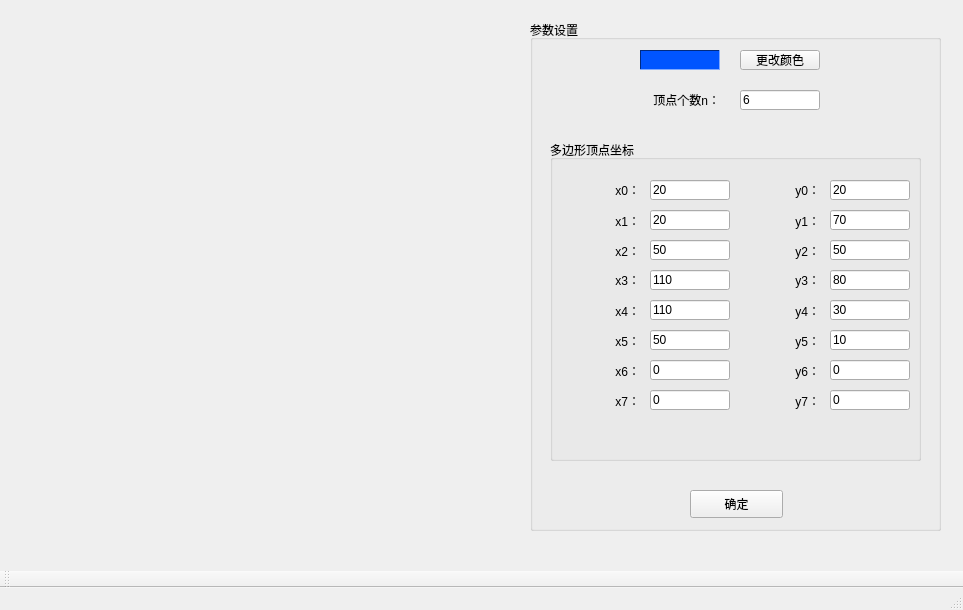
<?xml version="1.0" encoding="UTF-8"?>
<ui version="4.0">
 <class>MainWindow</class>
 <widget class="QMainWindow" name="MainWindow">
  <property name="geometry">
   <rect>
    <x>0</x>
    <y>0</y>
    <width>963</width>
    <height>610</height>
   </rect>
  </property>
  <property name="windowTitle">
   <string>实验7 多边形有序边表算法</string>
  </property>
  <widget class="QWidget" name="centralwidget">
   <widget class="QGroupBox" name="groupBox_set">
    <property name="geometry">
     <rect>
      <x>530</x>
      <y>20</y>
      <width>411</width>
      <height>511</height>
     </rect>
    </property>
    <property name="title">
     <string>参数设置</string>
    </property>
    <widget class="QLabel" name="label_n">
     <property name="geometry">
      <rect>
       <x>110</x>
       <y>70</y>
       <width>80</width>
       <height>20</height>
      </rect>
     </property>
     <property name="layoutDirection">
      <enum>Qt::RightToLeft</enum>
     </property>
     <property name="text">
      <string>顶点个数n：</string>
     </property>
     <property name="alignment">
      <set>Qt::AlignRight|Qt::AlignTrailing|Qt::AlignVCenter</set>
     </property>
    </widget>
    <widget class="QLineEdit" name="lineEdit_n">
     <property name="geometry">
      <rect>
       <x>210</x>
       <y>70</y>
       <width>80</width>
       <height>20</height>
      </rect>
     </property>
     <property name="text">
      <string>6</string>
     </property>
    </widget>
    <widget class="QFrame" name="frame_color">
     <property name="geometry">
      <rect>
       <x>110</x>
       <y>30</y>
       <width>80</width>
       <height>20</height>
      </rect>
     </property>
     <property name="palette">
      <palette>
       <active>
        <colorrole role="WindowText">
         <brush brushstyle="SolidPattern">
          <color alpha="255">
           <red>0</red>
           <green>0</green>
           <blue>0</blue>
          </color>
         </brush>
        </colorrole>
        <colorrole role="Button">
         <brush brushstyle="SolidPattern">
          <color alpha="255">
           <red>0</red>
           <green>85</green>
           <blue>255</blue>
          </color>
         </brush>
        </colorrole>
        <colorrole role="Light">
         <brush brushstyle="SolidPattern">
          <color alpha="255">
           <red>127</red>
           <green>170</green>
           <blue>255</blue>
          </color>
         </brush>
        </colorrole>
        <colorrole role="Midlight">
         <brush brushstyle="SolidPattern">
          <color alpha="255">
           <red>63</red>
           <green>127</green>
           <blue>255</blue>
          </color>
         </brush>
        </colorrole>
        <colorrole role="Dark">
         <brush brushstyle="SolidPattern">
          <color alpha="255">
           <red>0</red>
           <green>42</green>
           <blue>127</blue>
          </color>
         </brush>
        </colorrole>
        <colorrole role="Mid">
         <brush brushstyle="SolidPattern">
          <color alpha="255">
           <red>0</red>
           <green>56</green>
           <blue>170</blue>
          </color>
         </brush>
        </colorrole>
        <colorrole role="Text">
         <brush brushstyle="SolidPattern">
          <color alpha="255">
           <red>0</red>
           <green>0</green>
           <blue>0</blue>
          </color>
         </brush>
        </colorrole>
        <colorrole role="BrightText">
         <brush brushstyle="SolidPattern">
          <color alpha="255">
           <red>255</red>
           <green>255</green>
           <blue>255</blue>
          </color>
         </brush>
        </colorrole>
        <colorrole role="ButtonText">
         <brush brushstyle="SolidPattern">
          <color alpha="255">
           <red>0</red>
           <green>0</green>
           <blue>0</blue>
          </color>
         </brush>
        </colorrole>
        <colorrole role="Base">
         <brush brushstyle="SolidPattern">
          <color alpha="255">
           <red>255</red>
           <green>255</green>
           <blue>255</blue>
          </color>
         </brush>
        </colorrole>
        <colorrole role="Window">
         <brush brushstyle="SolidPattern">
          <color alpha="255">
           <red>0</red>
           <green>85</green>
           <blue>255</blue>
          </color>
         </brush>
        </colorrole>
        <colorrole role="Shadow">
         <brush brushstyle="SolidPattern">
          <color alpha="255">
           <red>0</red>
           <green>0</green>
           <blue>0</blue>
          </color>
         </brush>
        </colorrole>
        <colorrole role="AlternateBase">
         <brush brushstyle="SolidPattern">
          <color alpha="255">
           <red>127</red>
           <green>170</green>
           <blue>255</blue>
          </color>
         </brush>
        </colorrole>
        <colorrole role="ToolTipBase">
         <brush brushstyle="SolidPattern">
          <color alpha="255">
           <red>255</red>
           <green>255</green>
           <blue>220</blue>
          </color>
         </brush>
        </colorrole>
        <colorrole role="ToolTipText">
         <brush brushstyle="SolidPattern">
          <color alpha="255">
           <red>0</red>
           <green>0</green>
           <blue>0</blue>
          </color>
         </brush>
        </colorrole>
        <colorrole role="PlaceholderText">
         <brush brushstyle="SolidPattern">
          <color alpha="128">
           <red>0</red>
           <green>0</green>
           <blue>0</blue>
          </color>
         </brush>
        </colorrole>
       </active>
       <inactive>
        <colorrole role="WindowText">
         <brush brushstyle="SolidPattern">
          <color alpha="255">
           <red>0</red>
           <green>0</green>
           <blue>0</blue>
          </color>
         </brush>
        </colorrole>
        <colorrole role="Button">
         <brush brushstyle="SolidPattern">
          <color alpha="255">
           <red>0</red>
           <green>85</green>
           <blue>255</blue>
          </color>
         </brush>
        </colorrole>
        <colorrole role="Light">
         <brush brushstyle="SolidPattern">
          <color alpha="255">
           <red>127</red>
           <green>170</green>
           <blue>255</blue>
          </color>
         </brush>
        </colorrole>
        <colorrole role="Midlight">
         <brush brushstyle="SolidPattern">
          <color alpha="255">
           <red>63</red>
           <green>127</green>
           <blue>255</blue>
          </color>
         </brush>
        </colorrole>
        <colorrole role="Dark">
         <brush brushstyle="SolidPattern">
          <color alpha="255">
           <red>0</red>
           <green>42</green>
           <blue>127</blue>
          </color>
         </brush>
        </colorrole>
        <colorrole role="Mid">
         <brush brushstyle="SolidPattern">
          <color alpha="255">
           <red>0</red>
           <green>56</green>
           <blue>170</blue>
          </color>
         </brush>
        </colorrole>
        <colorrole role="Text">
         <brush brushstyle="SolidPattern">
          <color alpha="255">
           <red>0</red>
           <green>0</green>
           <blue>0</blue>
          </color>
         </brush>
        </colorrole>
        <colorrole role="BrightText">
         <brush brushstyle="SolidPattern">
          <color alpha="255">
           <red>255</red>
           <green>255</green>
           <blue>255</blue>
          </color>
         </brush>
        </colorrole>
        <colorrole role="ButtonText">
         <brush brushstyle="SolidPattern">
          <color alpha="255">
           <red>0</red>
           <green>0</green>
           <blue>0</blue>
          </color>
         </brush>
        </colorrole>
        <colorrole role="Base">
         <brush brushstyle="SolidPattern">
          <color alpha="255">
           <red>255</red>
           <green>255</green>
           <blue>255</blue>
          </color>
         </brush>
        </colorrole>
        <colorrole role="Window">
         <brush brushstyle="SolidPattern">
          <color alpha="255">
           <red>0</red>
           <green>85</green>
           <blue>255</blue>
          </color>
         </brush>
        </colorrole>
        <colorrole role="Shadow">
         <brush brushstyle="SolidPattern">
          <color alpha="255">
           <red>0</red>
           <green>0</green>
           <blue>0</blue>
          </color>
         </brush>
        </colorrole>
        <colorrole role="AlternateBase">
         <brush brushstyle="SolidPattern">
          <color alpha="255">
           <red>127</red>
           <green>170</green>
           <blue>255</blue>
          </color>
         </brush>
        </colorrole>
        <colorrole role="ToolTipBase">
         <brush brushstyle="SolidPattern">
          <color alpha="255">
           <red>255</red>
           <green>255</green>
           <blue>220</blue>
          </color>
         </brush>
        </colorrole>
        <colorrole role="ToolTipText">
         <brush brushstyle="SolidPattern">
          <color alpha="255">
           <red>0</red>
           <green>0</green>
           <blue>0</blue>
          </color>
         </brush>
        </colorrole>
        <colorrole role="PlaceholderText">
         <brush brushstyle="SolidPattern">
          <color alpha="128">
           <red>0</red>
           <green>0</green>
           <blue>0</blue>
          </color>
         </brush>
        </colorrole>
       </inactive>
       <disabled>
        <colorrole role="WindowText">
         <brush brushstyle="SolidPattern">
          <color alpha="255">
           <red>0</red>
           <green>42</green>
           <blue>127</blue>
          </color>
         </brush>
        </colorrole>
        <colorrole role="Button">
         <brush brushstyle="SolidPattern">
          <color alpha="255">
           <red>0</red>
           <green>85</green>
           <blue>255</blue>
          </color>
         </brush>
        </colorrole>
        <colorrole role="Light">
         <brush brushstyle="SolidPattern">
          <color alpha="255">
           <red>127</red>
           <green>170</green>
           <blue>255</blue>
          </color>
         </brush>
        </colorrole>
        <colorrole role="Midlight">
         <brush brushstyle="SolidPattern">
          <color alpha="255">
           <red>63</red>
           <green>127</green>
           <blue>255</blue>
          </color>
         </brush>
        </colorrole>
        <colorrole role="Dark">
         <brush brushstyle="SolidPattern">
          <color alpha="255">
           <red>0</red>
           <green>42</green>
           <blue>127</blue>
          </color>
         </brush>
        </colorrole>
        <colorrole role="Mid">
         <brush brushstyle="SolidPattern">
          <color alpha="255">
           <red>0</red>
           <green>56</green>
           <blue>170</blue>
          </color>
         </brush>
        </colorrole>
        <colorrole role="Text">
         <brush brushstyle="SolidPattern">
          <color alpha="255">
           <red>0</red>
           <green>42</green>
           <blue>127</blue>
          </color>
         </brush>
        </colorrole>
        <colorrole role="BrightText">
         <brush brushstyle="SolidPattern">
          <color alpha="255">
           <red>255</red>
           <green>255</green>
           <blue>255</blue>
          </color>
         </brush>
        </colorrole>
        <colorrole role="ButtonText">
         <brush brushstyle="SolidPattern">
          <color alpha="255">
           <red>0</red>
           <green>42</green>
           <blue>127</blue>
          </color>
         </brush>
        </colorrole>
        <colorrole role="Base">
         <brush brushstyle="SolidPattern">
          <color alpha="255">
           <red>0</red>
           <green>85</green>
           <blue>255</blue>
          </color>
         </brush>
        </colorrole>
        <colorrole role="Window">
         <brush brushstyle="SolidPattern">
          <color alpha="255">
           <red>0</red>
           <green>85</green>
           <blue>255</blue>
          </color>
         </brush>
        </colorrole>
        <colorrole role="Shadow">
         <brush brushstyle="SolidPattern">
          <color alpha="255">
           <red>0</red>
           <green>0</green>
           <blue>0</blue>
          </color>
         </brush>
        </colorrole>
        <colorrole role="AlternateBase">
         <brush brushstyle="SolidPattern">
          <color alpha="255">
           <red>0</red>
           <green>85</green>
           <blue>255</blue>
          </color>
         </brush>
        </colorrole>
        <colorrole role="ToolTipBase">
         <brush brushstyle="SolidPattern">
          <color alpha="255">
           <red>255</red>
           <green>255</green>
           <blue>220</blue>
          </color>
         </brush>
        </colorrole>
        <colorrole role="ToolTipText">
         <brush brushstyle="SolidPattern">
          <color alpha="255">
           <red>0</red>
           <green>0</green>
           <blue>0</blue>
          </color>
         </brush>
        </colorrole>
        <colorrole role="PlaceholderText">
         <brush brushstyle="SolidPattern">
          <color alpha="128">
           <red>0</red>
           <green>0</green>
           <blue>0</blue>
          </color>
         </brush>
        </colorrole>
       </disabled>
      </palette>
     </property>
     <property name="autoFillBackground">
      <bool>true</bool>
     </property>
     <property name="frameShape">
      <enum>QFrame::Panel</enum>
     </property>
     <property name="frameShadow">
      <enum>QFrame::Sunken</enum>
     </property>
    </widget>
    <widget class="QPushButton" name="pushButton_color">
     <property name="geometry">
      <rect>
       <x>210</x>
       <y>30</y>
       <width>80</width>
       <height>20</height>
      </rect>
     </property>
     <property name="text">
      <string>更改颜色</string>
     </property>
    </widget>
    <widget class="QGroupBox" name="groupBox">
     <property name="geometry">
      <rect>
       <x>20</x>
       <y>120</y>
       <width>371</width>
       <height>321</height>
      </rect>
     </property>
     <property name="title">
      <string>多边形顶点坐标</string>
     </property>
     <widget class="QLineEdit" name="lineEdit_x2">
      <property name="geometry">
       <rect>
        <x>100</x>
        <y>100</y>
        <width>80</width>
        <height>20</height>
       </rect>
      </property>
      <property name="text">
       <string>50</string>
      </property>
     </widget>
     <widget class="QLabel" name="label_x1">
      <property name="geometry">
       <rect>
        <x>10</x>
        <y>70</y>
        <width>80</width>
        <height>21</height>
       </rect>
      </property>
      <property name="layoutDirection">
       <enum>Qt::RightToLeft</enum>
      </property>
      <property name="text">
       <string>x1：</string>
      </property>
      <property name="alignment">
       <set>Qt::AlignRight|Qt::AlignTrailing|Qt::AlignVCenter</set>
      </property>
     </widget>
     <widget class="QLineEdit" name="lineEdit_x0">
      <property name="geometry">
       <rect>
        <x>100</x>
        <y>40</y>
        <width>80</width>
        <height>20</height>
       </rect>
      </property>
      <property name="text">
       <string>20</string>
      </property>
     </widget>
     <widget class="QLineEdit" name="lineEdit_x1">
      <property name="geometry">
       <rect>
        <x>100</x>
        <y>70</y>
        <width>80</width>
        <height>20</height>
       </rect>
      </property>
      <property name="text">
       <string>20</string>
      </property>
     </widget>
     <widget class="QLabel" name="label_x2">
      <property name="geometry">
       <rect>
        <x>10</x>
        <y>100</y>
        <width>80</width>
        <height>21</height>
       </rect>
      </property>
      <property name="layoutDirection">
       <enum>Qt::RightToLeft</enum>
      </property>
      <property name="text">
       <string>x2：</string>
      </property>
      <property name="alignment">
       <set>Qt::AlignRight|Qt::AlignTrailing|Qt::AlignVCenter</set>
      </property>
     </widget>
     <widget class="QLabel" name="label_x0">
      <property name="geometry">
       <rect>
        <x>10</x>
        <y>40</y>
        <width>80</width>
        <height>20</height>
       </rect>
      </property>
      <property name="layoutDirection">
       <enum>Qt::RightToLeft</enum>
      </property>
      <property name="text">
       <string>x0：</string>
      </property>
      <property name="alignment">
       <set>Qt::AlignRight|Qt::AlignTrailing|Qt::AlignVCenter</set>
      </property>
     </widget>
     <widget class="QLabel" name="label_y1">
      <property name="geometry">
       <rect>
        <x>190</x>
        <y>70</y>
        <width>80</width>
        <height>21</height>
       </rect>
      </property>
      <property name="layoutDirection">
       <enum>Qt::RightToLeft</enum>
      </property>
      <property name="text">
       <string>y1：</string>
      </property>
      <property name="alignment">
       <set>Qt::AlignRight|Qt::AlignTrailing|Qt::AlignVCenter</set>
      </property>
     </widget>
     <widget class="QLineEdit" name="lineEdit_y0">
      <property name="geometry">
       <rect>
        <x>280</x>
        <y>40</y>
        <width>80</width>
        <height>20</height>
       </rect>
      </property>
      <property name="text">
       <string>20</string>
      </property>
     </widget>
     <widget class="QLineEdit" name="lineEdit_y1">
      <property name="geometry">
       <rect>
        <x>280</x>
        <y>70</y>
        <width>80</width>
        <height>20</height>
       </rect>
      </property>
      <property name="text">
       <string>70</string>
      </property>
     </widget>
     <widget class="QLabel" name="label_y2">
      <property name="geometry">
       <rect>
        <x>190</x>
        <y>100</y>
        <width>80</width>
        <height>21</height>
       </rect>
      </property>
      <property name="layoutDirection">
       <enum>Qt::RightToLeft</enum>
      </property>
      <property name="text">
       <string>y2：</string>
      </property>
      <property name="alignment">
       <set>Qt::AlignRight|Qt::AlignTrailing|Qt::AlignVCenter</set>
      </property>
     </widget>
     <widget class="QLabel" name="label_y0">
      <property name="geometry">
       <rect>
        <x>190</x>
        <y>40</y>
        <width>80</width>
        <height>20</height>
       </rect>
      </property>
      <property name="layoutDirection">
       <enum>Qt::RightToLeft</enum>
      </property>
      <property name="text">
       <string>y0：</string>
      </property>
      <property name="alignment">
       <set>Qt::AlignRight|Qt::AlignTrailing|Qt::AlignVCenter</set>
      </property>
     </widget>
     <widget class="QLineEdit" name="lineEdit_y2">
      <property name="geometry">
       <rect>
        <x>280</x>
        <y>100</y>
        <width>80</width>
        <height>20</height>
       </rect>
      </property>
      <property name="text">
       <string>50</string>
      </property>
     </widget>
     <widget class="QLabel" name="label_x4">
      <property name="geometry">
       <rect>
        <x>10</x>
        <y>160</y>
        <width>80</width>
        <height>21</height>
       </rect>
      </property>
      <property name="layoutDirection">
       <enum>Qt::RightToLeft</enum>
      </property>
      <property name="text">
       <string>x4：</string>
      </property>
      <property name="alignment">
       <set>Qt::AlignRight|Qt::AlignTrailing|Qt::AlignVCenter</set>
      </property>
     </widget>
     <widget class="QLabel" name="label_y5">
      <property name="geometry">
       <rect>
        <x>190</x>
        <y>190</y>
        <width>80</width>
        <height>21</height>
       </rect>
      </property>
      <property name="layoutDirection">
       <enum>Qt::RightToLeft</enum>
      </property>
      <property name="text">
       <string>y5：</string>
      </property>
      <property name="alignment">
       <set>Qt::AlignRight|Qt::AlignTrailing|Qt::AlignVCenter</set>
      </property>
     </widget>
     <widget class="QLineEdit" name="lineEdit_x3">
      <property name="geometry">
       <rect>
        <x>100</x>
        <y>130</y>
        <width>80</width>
        <height>20</height>
       </rect>
      </property>
      <property name="text">
       <string>110</string>
      </property>
     </widget>
     <widget class="QLineEdit" name="lineEdit_x4">
      <property name="geometry">
       <rect>
        <x>100</x>
        <y>160</y>
        <width>80</width>
        <height>20</height>
       </rect>
      </property>
      <property name="text">
       <string>110</string>
      </property>
     </widget>
     <widget class="QLabel" name="label_x5">
      <property name="geometry">
       <rect>
        <x>10</x>
        <y>190</y>
        <width>80</width>
        <height>21</height>
       </rect>
      </property>
      <property name="layoutDirection">
       <enum>Qt::RightToLeft</enum>
      </property>
      <property name="text">
       <string>x5：</string>
      </property>
      <property name="alignment">
       <set>Qt::AlignRight|Qt::AlignTrailing|Qt::AlignVCenter</set>
      </property>
     </widget>
     <widget class="QLabel" name="label_x3">
      <property name="geometry">
       <rect>
        <x>10</x>
        <y>130</y>
        <width>80</width>
        <height>20</height>
       </rect>
      </property>
      <property name="layoutDirection">
       <enum>Qt::RightToLeft</enum>
      </property>
      <property name="text">
       <string>x3：</string>
      </property>
      <property name="alignment">
       <set>Qt::AlignRight|Qt::AlignTrailing|Qt::AlignVCenter</set>
      </property>
     </widget>
     <widget class="QLabel" name="label_y4">
      <property name="geometry">
       <rect>
        <x>190</x>
        <y>160</y>
        <width>80</width>
        <height>21</height>
       </rect>
      </property>
      <property name="layoutDirection">
       <enum>Qt::RightToLeft</enum>
      </property>
      <property name="text">
       <string>y4：</string>
      </property>
      <property name="alignment">
       <set>Qt::AlignRight|Qt::AlignTrailing|Qt::AlignVCenter</set>
      </property>
     </widget>
     <widget class="QLineEdit" name="lineEdit_y4">
      <property name="geometry">
       <rect>
        <x>280</x>
        <y>160</y>
        <width>80</width>
        <height>20</height>
       </rect>
      </property>
      <property name="text">
       <string>30</string>
      </property>
     </widget>
     <widget class="QLineEdit" name="lineEdit_x5">
      <property name="geometry">
       <rect>
        <x>100</x>
        <y>190</y>
        <width>80</width>
        <height>20</height>
       </rect>
      </property>
      <property name="text">
       <string>50</string>
      </property>
     </widget>
     <widget class="QLineEdit" name="lineEdit_y5">
      <property name="geometry">
       <rect>
        <x>280</x>
        <y>190</y>
        <width>80</width>
        <height>20</height>
       </rect>
      </property>
      <property name="text">
       <string>10</string>
      </property>
     </widget>
     <widget class="QLineEdit" name="lineEdit_y3">
      <property name="geometry">
       <rect>
        <x>280</x>
        <y>130</y>
        <width>80</width>
        <height>20</height>
       </rect>
      </property>
      <property name="text">
       <string>80</string>
      </property>
     </widget>
     <widget class="QLabel" name="label_y3">
      <property name="geometry">
       <rect>
        <x>190</x>
        <y>130</y>
        <width>80</width>
        <height>20</height>
       </rect>
      </property>
      <property name="layoutDirection">
       <enum>Qt::RightToLeft</enum>
      </property>
      <property name="text">
       <string>y3：</string>
      </property>
      <property name="alignment">
       <set>Qt::AlignRight|Qt::AlignTrailing|Qt::AlignVCenter</set>
      </property>
     </widget>
     <widget class="QLineEdit" name="lineEdit_x7">
      <property name="geometry">
       <rect>
        <x>100</x>
        <y>250</y>
        <width>80</width>
        <height>20</height>
       </rect>
      </property>
      <property name="text">
       <string>0</string>
      </property>
     </widget>
     <widget class="QLabel" name="label_x7">
      <property name="geometry">
       <rect>
        <x>10</x>
        <y>250</y>
        <width>80</width>
        <height>21</height>
       </rect>
      </property>
      <property name="layoutDirection">
       <enum>Qt::RightToLeft</enum>
      </property>
      <property name="text">
       <string>x7：</string>
      </property>
      <property name="alignment">
       <set>Qt::AlignRight|Qt::AlignTrailing|Qt::AlignVCenter</set>
      </property>
     </widget>
     <widget class="QLabel" name="label_y7">
      <property name="geometry">
       <rect>
        <x>190</x>
        <y>250</y>
        <width>80</width>
        <height>21</height>
       </rect>
      </property>
      <property name="layoutDirection">
       <enum>Qt::RightToLeft</enum>
      </property>
      <property name="text">
       <string>y7：</string>
      </property>
      <property name="alignment">
       <set>Qt::AlignRight|Qt::AlignTrailing|Qt::AlignVCenter</set>
      </property>
     </widget>
     <widget class="QLineEdit" name="lineEdit_x6">
      <property name="geometry">
       <rect>
        <x>100</x>
        <y>220</y>
        <width>80</width>
        <height>20</height>
       </rect>
      </property>
      <property name="text">
       <string>0</string>
      </property>
     </widget>
     <widget class="QLabel" name="label_x6">
      <property name="geometry">
       <rect>
        <x>10</x>
        <y>220</y>
        <width>80</width>
        <height>21</height>
       </rect>
      </property>
      <property name="layoutDirection">
       <enum>Qt::RightToLeft</enum>
      </property>
      <property name="text">
       <string>x6：</string>
      </property>
      <property name="alignment">
       <set>Qt::AlignRight|Qt::AlignTrailing|Qt::AlignVCenter</set>
      </property>
     </widget>
     <widget class="QLineEdit" name="lineEdit_y6">
      <property name="geometry">
       <rect>
        <x>280</x>
        <y>220</y>
        <width>80</width>
        <height>20</height>
       </rect>
      </property>
      <property name="text">
       <string>0</string>
      </property>
     </widget>
     <widget class="QLabel" name="label_y6">
      <property name="geometry">
       <rect>
        <x>190</x>
        <y>220</y>
        <width>80</width>
        <height>21</height>
       </rect>
      </property>
      <property name="layoutDirection">
       <enum>Qt::RightToLeft</enum>
      </property>
      <property name="text">
       <string>y6：</string>
      </property>
      <property name="alignment">
       <set>Qt::AlignRight|Qt::AlignTrailing|Qt::AlignVCenter</set>
      </property>
     </widget>
     <widget class="QLineEdit" name="lineEdit_y7">
      <property name="geometry">
       <rect>
        <x>280</x>
        <y>250</y>
        <width>80</width>
        <height>20</height>
       </rect>
      </property>
      <property name="text">
       <string>0</string>
      </property>
     </widget>
    </widget>
    <widget class="QPushButton" name="pushButton_ok">
     <property name="geometry">
      <rect>
       <x>160</x>
       <y>470</y>
       <width>93</width>
       <height>28</height>
      </rect>
     </property>
     <property name="text">
      <string>确定</string>
     </property>
    </widget>
   </widget>
  </widget>
  <widget class="QMenuBar" name="menubar">
   <property name="geometry">
    <rect>
     <x>0</x>
     <y>0</y>
     <width>963</width>
     <height>26</height>
    </rect>
   </property>
  </widget>
  <widget class="QStatusBar" name="statusbar"/>
  <widget class="QToolBar" name="mainToolBar">
   <property name="windowTitle">
    <string>toolBar</string>
   </property>
   <attribute name="toolBarArea">
    <enum>BottomToolBarArea</enum>
   </attribute>
   <attribute name="toolBarBreak">
    <bool>false</bool>
   </attribute>
  </widget>
 </widget>
 <resources/>
 <connections/>
</ui>
